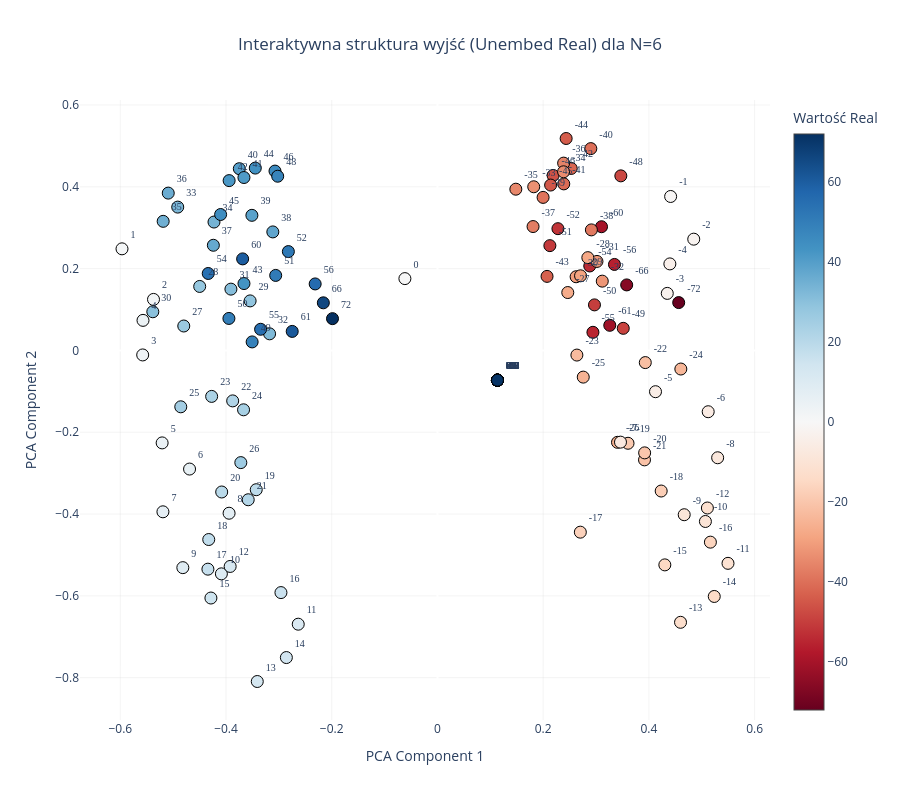

Write notebook code for a chart like this one.
### Code cell
plot_real_output_plotly(model, N=6)

### Figure 1 — Plotly figure (JSON) as saved in the notebook; plotly's stock layout.template omitted (floating-point values rounded to 4 significant figures; data arrays with more than 128 entries replaced by an {"elided": "..."} marker saying what was removed)
{"data": [{"hoverinfo": "text", "hovertext": {"elided": "145 str values"}, "marker": {"color": {"elided": "145 int values"}, "colorbar": {"title": {"text": "Wartość Real"}}, "colorscale": [[0, "rgb(103,0,31)"], [0.1, "rgb(178,24,43)"], [0.2, "rgb(214,96,77)"], [0.3, "rgb(244,165,130)"], [0.4, "rgb(253,219,199)"], [0.5, "rgb(247,247,247)"], [0.6, "rgb(209,229,240)"], [0.7, "rgb(146,197,222)"], [0.8, "rgb(67,147,195)"], [0.9, "rgb(33,102,172)"], [1, "rgb(5,48,97)"]], "line": {"color": "Black", "width": 1}, "showscale": true, "size": 12}, "mode": "markers+text", "text": {"elided": "145 str values"}, "textfont": {"family": "Arial Black", "size": 10}, "textposition": "top right", "type": "scatter", "x": {"elided": "145 float values"}, "y": {"elided": "145 float values"}}], "layout": {"height": 800, "paper_bgcolor": "white", "plot_bgcolor": "white", "showlegend": false, "title": {"text": "Interaktywna struktura wyjść (Unembed Real) dla N=6", "x": 0.5, "xanchor": "center"}, "width": 900, "xaxis": {"gridcolor": "rgba(200,200,200,0.2)", "title": {"text": "PCA Component 1"}}, "yaxis": {"gridcolor": "rgba(200,200,200,0.2)", "title": {"text": "PCA Component 2"}}}}
